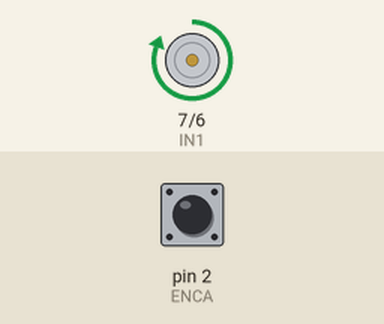
Simulated run of this sketch. Board: Arduino Uno, built with avr-gcc and run on an emulated ATmega328P. Parts: motor-driver pin pairs drawn as motors (green arrow = first pin HIGH = forward, orange = second pin HIGH = backward, longer = more drive, scaled by the enable pin). The test bench sets the inputs (shaded band); at power-on: pin 2 (ENCA) HIGH. What the sketch prints to the serial monitor is not drawn.

Above: at 9.8 s.
At 19.88 s:
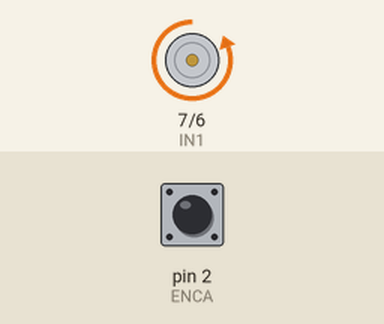
Timing chart, 0 to 26.0 s (numbered marks = the images above):
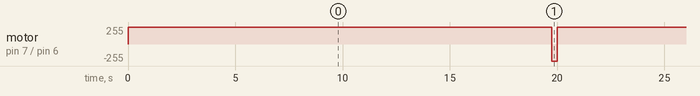

Measured:
- by itself, motor on pin 7 (IN1) / pin 6 (IN2): alternates forward 255/255 for 19.8 s and backward 255/255 for 0.25 s

The sketch:

SpeedControl.ino
```cpp
/*************************************************************************
 * The PID Controller controls the speed of the "DC Motor with Encoder"
 * The velocity is calculated with method1 and method2.
 * method1 calculates the velocity in the loop() function.
 * method2 calculates the velocity in the interrupt service routine.
 * method2 is more accurate than method1. Only method1 can measure zero velocity.
 * PID Control data can be generated with both methods:
 * - with method1 calculated velocity
 * - with method2 calculated velocity and subsequent low pass filtering
 * The target velocity vt is a rectangular function.
 *************************************************************************/

/************************************************************************
 * Quelle: https://github.com/curiores/ArduinoTutorials/tree/main/SpeedControl
 * Geändert: Zeile      32: Gilt für Motor "Pololu 37D 19:1"
 *           Zeile  82/ 83: RPM Berechnung mit den Eigenschaften des Motors
 *           Zeile  92/ 93: Die Rechteckfunktion schwingt um Null
 *           Zeile      94: Optionale Rechteckfunktion mit Basis Null
 *           Zeile     100: Optionale Berechnung mit Methode2
 *           Zeile 117-122: Variablennamen mit Doppelpunkt vorangestellt
 ************************************************************************/
#include <util/atomic.h>

// Pins
#define ENCA 2
#define ENCB 3
#define PWM 5
#define IN2 6
#define IN1 7

// motor characteristics - Pololu 37D 19:1
float PPR = 300.0; // 16 encoder poles x 18.75 gear ratio

// globals
long prevT = 0;
int posPrev = 0;
// Use the "volatile" directive for variables
// used in an interrupt
volatile int pos_i = 0;
volatile float velocity_i = 0;
volatile long prevT_i = 0;

float v1Filt = 0;
float v1Prev = 0;
float v2Filt = 0;
float v2Prev = 0;

float eintegral = 0;

void setup() {
  Serial.begin(115200);

  pinMode(ENCA,INPUT);
  pinMode(ENCB,INPUT);
  pinMode(PWM,OUTPUT);
  pinMode(IN1,OUTPUT);
  pinMode(IN2,OUTPUT);

  attachInterrupt(digitalPinToInterrupt(ENCA),
                  readEncoder,RISING);
}

void loop() {

  // read the position in an atomic block
  // to avoid potential misreads
  int pos = 0;
  float velocity2 = 0;
  ATOMIC_BLOCK(ATOMIC_RESTORESTATE){
    pos = pos_i;
    velocity2 = velocity_i;
  }

  // Compute velocity with method 1
  long currT = micros();
  float deltaT = ((float) (currT-prevT))/1.0e6;
  float velocity1 = (pos - posPrev)/deltaT;
  posPrev = pos;
  prevT = currT;

  // Convert count/s to RPM
  float v1 = velocity1/PPR*60.0;
  float v2 = velocity2/PPR*60.0;

  // Low-pass filter (25 Hz cutoff)
  v1Filt = 0.854*v1Filt + 0.0728*v1 + 0.0728*v1Prev;
  v1Prev = v1;
  v2Filt = 0.854*v2Filt + 0.0728*v2 + 0.0728*v2Prev;
  v2Prev = v2;

  // Set a target
  float a = 100;
  float vt = 2*a*(sin((6.28/20)*currT/1e6)>0) - a; // period 20 seconds
  // float vt = a*(sin((6.28/20)*currT/1e6)>0); // period 20 seconds

  // Compute the control signal u
  float kp = 5;
  float ki = 10;
  float e = vt-v1Filt;
  // float e = vt - v2;
  eintegral = eintegral + e*deltaT;

  float u = kp*e + ki*eintegral;

  // Set the motor speed and direction
  int dir = 1;
  if (u<0){
    dir = -1;
  }
  int pwr = (int) fabs(u);
  if(pwr > 255){
    pwr = 255;
  }

  setMotor(dir,pwr,PWM,IN1,IN2);

  Serial.print("vt:");
  Serial.print(vt);
  Serial.print(":");
  Serial.print("v1Filt:");
  Serial.print(v1Filt);
  Serial.println();
  delay(1);
}

void setMotor(int dir, int pwmVal, int pwm, int in1, int in2){
  analogWrite(pwm,pwmVal); // Motor speed
  if(dir == 1){
    // Turn one way
    digitalWrite(in1,HIGH);
    digitalWrite(in2,LOW);
  }
  else if(dir == -1){
    // Turn the other way
    digitalWrite(in1,LOW);
    digitalWrite(in2,HIGH);
  }
  else{
    // Or dont turn
    digitalWrite(in1,LOW);
    digitalWrite(in2,LOW);
  }
}

void readEncoder(){
  // Read encoder B when ENCA rises
  int b = digitalRead(ENCB);
  int increment = 0;
  if(b>0){
    // If B is high, increment forward
    increment = 1;
  }
  else{
    // Otherwise, increment backward
    increment = -1;
  }
  pos_i = pos_i + increment;

  // Compute velocity with method 2
  long currT = micros();
  float deltaT = ((float) (currT - prevT_i))/1.0e6;
  velocity_i = increment/deltaT;
  prevT_i = currT;
}
```
